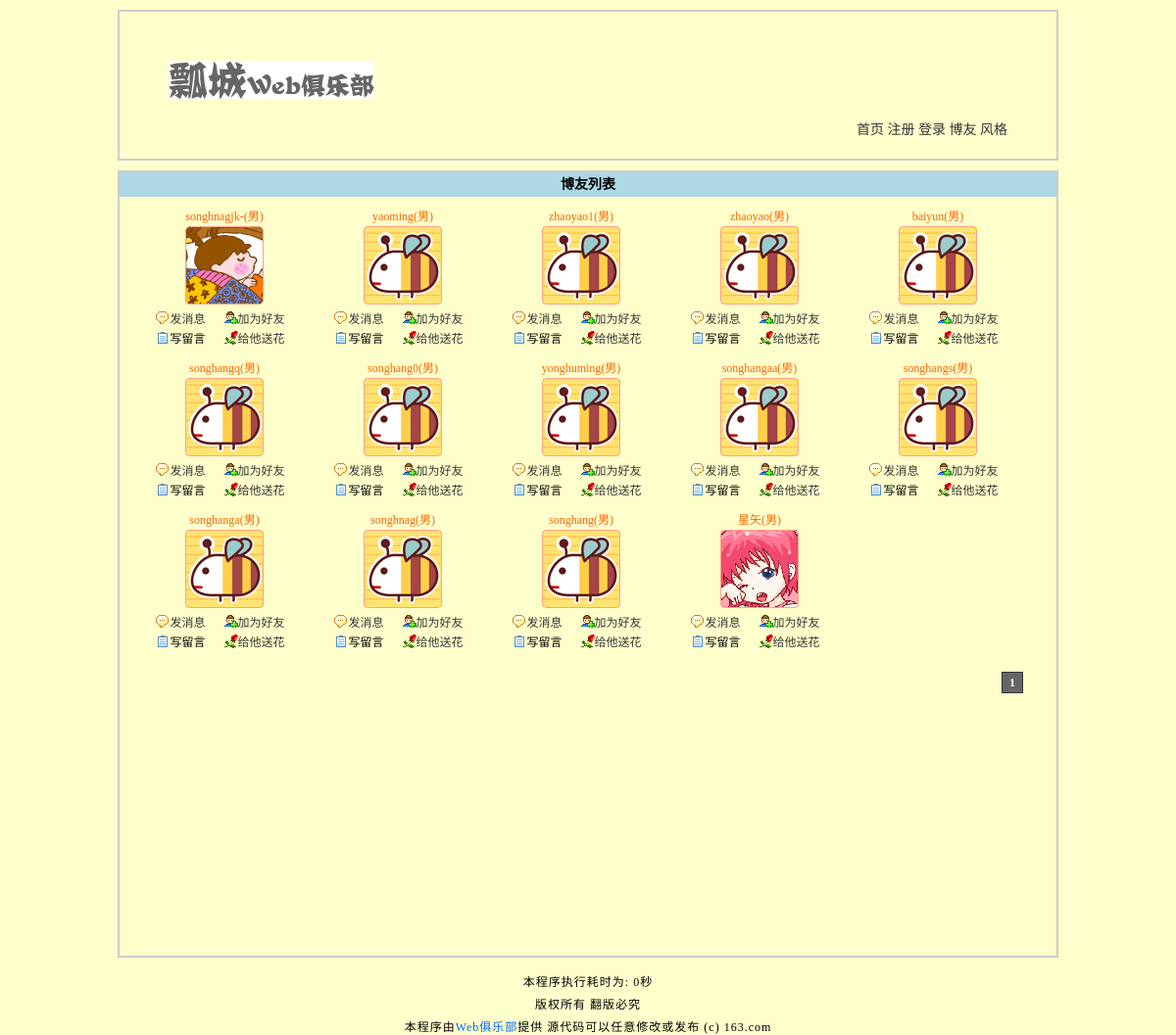
Screenshot of /blog.php with the database file from the repository.
### tables this page shows
CREATE TABLE `tg_user` (
  `tg_id` mediumint(8) unsigned NOT NULL AUTO_INCREMENT COMMENT '//用户自动编号',
  `tg_uniqid` char(40) NOT NULL COMMENT '//验证身份的唯一标识符',
  `tg_active` char(40) DEFAULT NULL COMMENT '//激活登录用户',
  `tg_username` varchar(20) NOT NULL COMMENT '//用户名',
  `tg_password` char(40) NOT NULL COMMENT '//密码',
  `tg_question` varchar(20) NOT NULL COMMENT '//密码提示',
  `tg_answer` char(40) NOT NULL COMMENT '//密码回答',
  `tg_email` varchar(40) DEFAULT NULL COMMENT '//邮件',
  `tg_qq` varchar(10) DEFAULT NULL COMMENT '//QQ',
  `tg_url` varchar(40) DEFAULT NULL COMMENT '//网址',
  `tg_sex` char(1) NOT NULL COMMENT '//性别',
  `tg_face` char(12) NOT NULL COMMENT '//头像',
  `tg_switch` tinyint(1) unsigned NOT NULL DEFAULT '0' COMMENT '//个性签名开关',
  `tg_autograph` varchar(200) DEFAULT NULL COMMENT '//签名内容',
  `tg_level` tinyint(1) unsigned NOT NULL DEFAULT '0' COMMENT '//会员等级',
  `tg_post_time` varchar(20) NOT NULL DEFAULT '0' COMMENT '//发帖的时间戳',
  `tg_article_time` varchar(20) NOT NULL DEFAULT '0' COMMENT '//回帖的时间戳',
  `tg_reg_time` datetime NOT NULL COMMENT '//注册时间',
  `tg_last_time` datetime NOT NULL COMMENT '//最后登录的时间',
  `tg_last_ip` varchar(20) NOT NULL COMMENT '//最后登录的IP',
  `tg_login_count` smallint(4) unsigned NOT NULL DEFAULT '0' COMMENT '//登录次数',
  PRIMARY KEY (`tg_id`)
);

### includes/common.inc.php (called while the page is built, shortened)
<?php
require ROOT_PATH.'includes/global.func.php';
require ROOT_PATH.'includes/mysql.func.php';
if (!!$_rows = _fetch_array("SELECT
															tg_webname,
															tg_article,
															tg_blog,
															tg_photo,
															tg_skin,
															tg_string,
															tg_post,
															tg_re,
															tg_code,
															tg_register
												FROM
															tg_system
											 WHERE
															tg_id=1
												 LIMIT
															1"
)) {
	$_system = array();
	$_system['webname'] = $_rows['tg_webname'];
	$_system['article'] = $_rows['tg_article'];
	$_system['blog'] = $_rows['tg_blog'];
	$_system['photo'] = $_rows['tg_photo'];
	$_system['skin'] = $_rows['tg_skin'];
	$_system['post'] = $_rows['tg_post'];
	$_system['re'] = $_rows['tg_re'];
	$_system['code'] = $_rows['tg_code'];
	$_system['register'] = $_rows['tg_register'];
	$_system['string'] = $_rows['tg_string'];
	$_system = _html($_system);
} else {
	exit('系统表异常，请管理员检查！');
}
?>

### includes/mysql.func.php (called while the page is built, shortened)
<?php
function _query($_sql) {
	if (!$_result = mysql_query($_sql)) {
		exit('SQL执行失败'.mysql_error());
	}
	return $_result;
}
function _fetch_array($_sql) {
	return mysql_fetch_array(_query($_sql),MYSQL_ASSOC);
}
function _fetch_array_list($_result) {
	return mysql_fetch_array($_result,MYSQL_ASSOC);
}
function _num_rows($_result) {
	return mysql_num_rows($_result);
}
?>

### blog.php (the view, shortened to what this page needs)
<?php
require dirname(__FILE__).'/includes/common.inc.php';
global $_pagesize,$_pagenum,$_system;
_page("SELECT tg_id FROM tg_user",$_system['blog']);
$_result = _query("SELECT
												tg_id,tg_username,tg_sex,tg_face
									FROM
												tg_user
							ORDER BY
												tg_reg_time DESC
									 LIMIT
												$_pagenum,$_pagesize
							");
?>
<!DOCTYPE html PUBLIC "-//W3C//DTD XHTML 1.0 Transitional//EN" "http://www.w3.org/TR/xhtml1/DTD/xhtml1-transitional.dtd">
<html xmlns="http://www.w3.org/1999/xhtml">
<head>
<?php
	require ROOT_PATH.'includes/title.inc.php';
?>
</head>
<body>
<?php
	require ROOT_PATH.'includes/header.inc.php';
?>
<div id="blog">
	<h2>博友列表</h2>
	<?php
		$_html = array();
		while (!!$_rows = _fetch_array_list($_result)) {
			$_html['id'] = $_rows['tg_id'];
			$_html['username'] = $_rows['tg_username'];
			$_html['face'] = $_rows['tg_face'];
			$_html['sex'] = $_rows['tg_sex'];
			$_html = _html($_html);
	?>
	<dl>
		<dd class="user"><?php echo $_html['username']?>(<?php echo $_html['sex']?>)</dd>
		<dt><img src="<?php echo $_html['face']?>" alt="炎日" /></dt>
		<dd class="message"><a href="javascript:;" name="message" title="<?php echo $_html['id']?>">发消息</a></dd>
		<dd class="friend"><a href="javascript:;" name="friend" title="<?php echo $_html['id']?>">加为好友</a></dd>
		<dd class="guest">写留言</dd>
		<dd class="flower"><a href="javascript:;" name="flower" title="<?php echo $_html['id']?>">给他送花</a></dd>
	</dl>
	<?php }
		_paging(1);
	?>
</div>
<?php
	require ROOT_PATH.'includes/footer.inc.php';
?>
</body>
</html>

### includes/title.inc.php (shortened to what this page needs)
<?php
global $_system;
?>
<link rel="stylesheet" type="text/css" href="styles/<?php echo $_system['skin']?>/basic.css" />
<link rel="stylesheet" type="text/css" href="styles/<?php echo $_system['skin']?>/<?php echo SCRIPT?>.css" />

### includes/header.inc.php (shortened to what this page needs)
<div id="header">
	<h1><a href="index.php">Web俱乐部多用户留言系统</a></h1>
	<ul>
		<li><a href="index.php">首页</a></li>
		<?php
			if (isset($_COOKIE['username'])){
				echo '<li><a href="member.php">'.$_COOKIE['username'].'·个人中心</a> '.$GLOBALS['message'].'</li>';
				echo "\n";
			} else {
				echo '<li><a href="register.php">注册</a></li>';
				echo '<li><a href="login.php">登录</a></li>';
			}
		?>
		<li><a href="blog.php">博友</a></li>
		<li class="skin" onmouseover='inskin()' onmouseout='outskin()'>
			<a href="javascript:;">风格</a>
		</li>
	</ul>
</div>

### includes/global.func.php (shortened to what this page needs)
<?php
function _runtime() {
	$_mtime = explode(' ',microtime());
	return $_mtime[1] + $_mtime[0];
}
function _html($_string) {
	if (is_array($_string)) {
		foreach ($_string as $_key => $_value) {
			$_string[$_key] = _html($_value);
		}
	} else {
		$_string = htmlspecialchars($_string);
	}
	return $_string;
}
function _page($_sql,$_size) {
	global $_page,$_pagesize,$_pagenum,$_pageabsolute,$_num;
	if (isset($_GET['page'])) {
		$_page = $_GET['page'];
		if (empty($_page) || $_page <= 0 || !is_numeric($_page)) {
			$_page = 1;
		} else {
			$_page = intval($_page);
		}
	} else {
		$_page = 1;
	}
	$_pagesize = $_size;
	$_num = _num_rows(_query($_sql));
	if ($_num == 0) {
		$_pageabsolute = 1;
	} else {
		$_pageabsolute = ceil($_num / $_pagesize);
	}
	$_pagenum = ($_page - 1) * $_pagesize;
}
function _paging($_type) {
	global $_page,$_pageabsolute,$_num,$_id;
	if ($_type == 1) {
		echo '<div id="page_num">';
		echo '<ul>';
				for ($i=0;$i<$_pageabsolute;$i++) {
						if ($_page == ($i+1)) {
							echo '<li><a href="'.SCRIPT.'.php?'.$_id.'page='.($i+1).'" class="selected">'.($i+1).'</a></li>';
						} else {
							echo '<li><a href="'.SCRIPT.'.php?'.$_id.'page='.($i+1).'">'.($i+1).'</a></li>';
						}
				}
		echo '</ul>';
		echo '</div>';
	} else {
		_paging(2);
	}
}
?>

### includes/footer.inc.php (shortened to what this page needs)
<div id="footer">
	<p>本程序执行耗时为: <?php echo  round((_runtime() - START_TIME),4)?>秒</p>
	<p>版权所有 翻版必究</p>
	<p>本程序由<span>Web俱乐部</span>提供 源代码可以任意修改或发布 (c) 163.com</p>
</div>

### styles/3/basic.css (style rules this page uses)
* { padding:0; margin:0; }
body { width:960px; margin:0 auto; background:#ffc; font-size:14px; }
ul { list-style-type:none; }
h2 { font-size:14px; background:lightblue; height:25px; line-height:25px; text-indent:10px; }
#header { width:auto; height:150px; border:2px solid #ccc; margin:10px 0; }
#header h1 { font-size:12px; width:210px; height:39px; background:url(../../images/logo1.jpg) no-repeat; margin:50px 0 0 50px; }
#header h1 a { width:210px; height:39px; display:block; text-indent:-9999px; }
#header ul { text-align:right; padding:20px 50px 0 0; }
#header ul li { display:inline; }
#header ul li a { text-decoration:none; color:#333; }
#header ul li.skin { position:relative; }
#page_num { height:20px; clear:both; padding:20px 0; position:relative; font-size:12px; }
#page_num ul { position:absolute; right:30px; height:20px; }
#page_num ul li { float:left; width:26px; height:20px; }
#page_num ul li a { display:block; width:20px; height:20px; line-height:20px; border:1px solid #333; text-align:center; text-decoration:none; }
#page_num ul li a:hover,#page_num ul li a.selected { background:#666; font-weight:bold; color:#fff; }
#footer { clear:both; width:auto; height:60px; text-align:center; padding:10px 0 0 0; }
#footer p { font-size:12px; letter-spacing:1px; padding:5px 0 0 0; }
#footer p span { color:#06f; }

### styles/3/blog.css (style rules this page uses)
#blog { width:auto; height:800px; border:2px solid #ccc; font-size:12px; }
#blog h2 { text-indent:0; text-align:center; }
#blog dl { width:150px; margin:10px 0 0 32px; float:left; }
#blog dl dt { width:150px; margin:0 0 5px 0; }
#blog dl dt img { margin:0 auto; display:block; }
#blog dl dd { height:20px; line-height:20px; text-align:center; width:75px; float:left; }
#blog dl dd a { text-decoration:none; color:#333; }
#blog dl dd.user { width:150px; float:none; color:#f60; }
#blog dl dd.message { background:url(../../images/x1.gif) no-repeat 5px 35%; }
#blog dl dd.friend { background:url(../../images/x2.gif) no-repeat left 35%; }
#blog dl dd.guest { background:url(../../images/x3.gif) no-repeat 5px 35%; }
#blog dl dd.flower { background:url(../../images/x4.gif) no-repeat left 35%; }

### rows the page displays
tg_user: tg_username "songhnagjk-", tg_sex "男", tg_face (picture)
tg_user: tg_username "yaoming", tg_sex "男", tg_face (picture)
tg_user: tg_username "zhaoyao1", tg_sex "男", tg_face (picture)
tg_user: tg_username "zhaoyao", tg_sex "男", tg_face (picture)
tg_user: tg_username "baiyun", tg_sex "男", tg_face (picture)
tg_user: tg_username "songhangq", tg_sex "男", tg_face (picture)
tg_user: tg_username "songhang0", tg_sex "男", tg_face (picture)
tg_user: tg_username "yonghuming", tg_sex "男", tg_face (picture)
tg_user: tg_username "songhangaa", tg_sex "男", tg_face (picture)
tg_user: tg_username "songhangs", tg_sex "男", tg_face (picture)
tg_user: tg_username "songhanga", tg_sex "男", tg_face (picture)
tg_user: tg_username "songhnag", tg_sex "男", tg_face (picture)
tg_user: tg_username "songhang", tg_sex "男", tg_face (picture)
tg_user: tg_username "星矢", tg_sex "男", tg_face (picture)

### other values shown
_runtime() - START_TIME "0"
